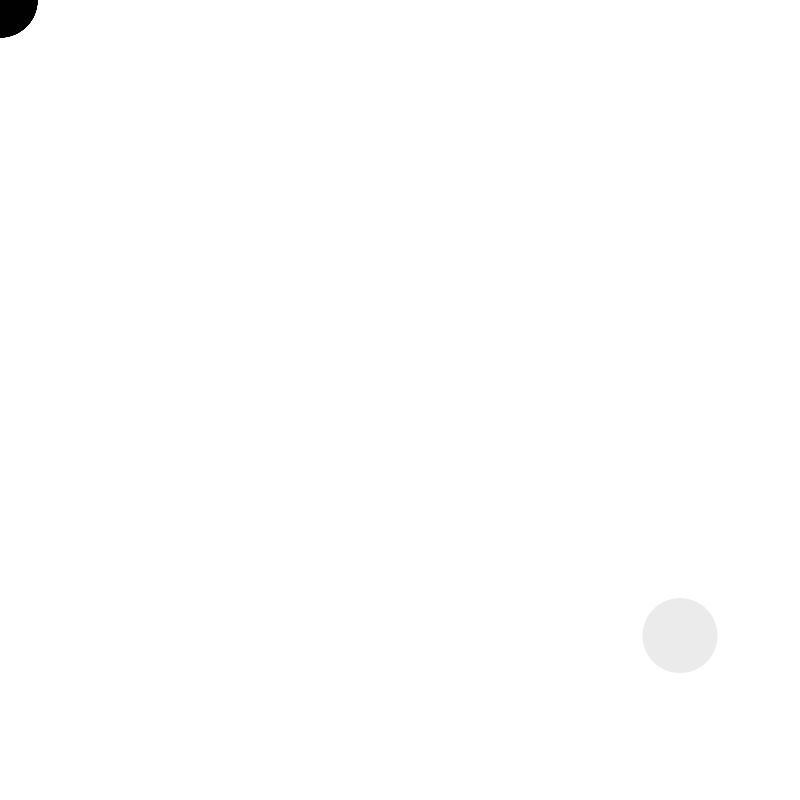
Frame 1 (no input)
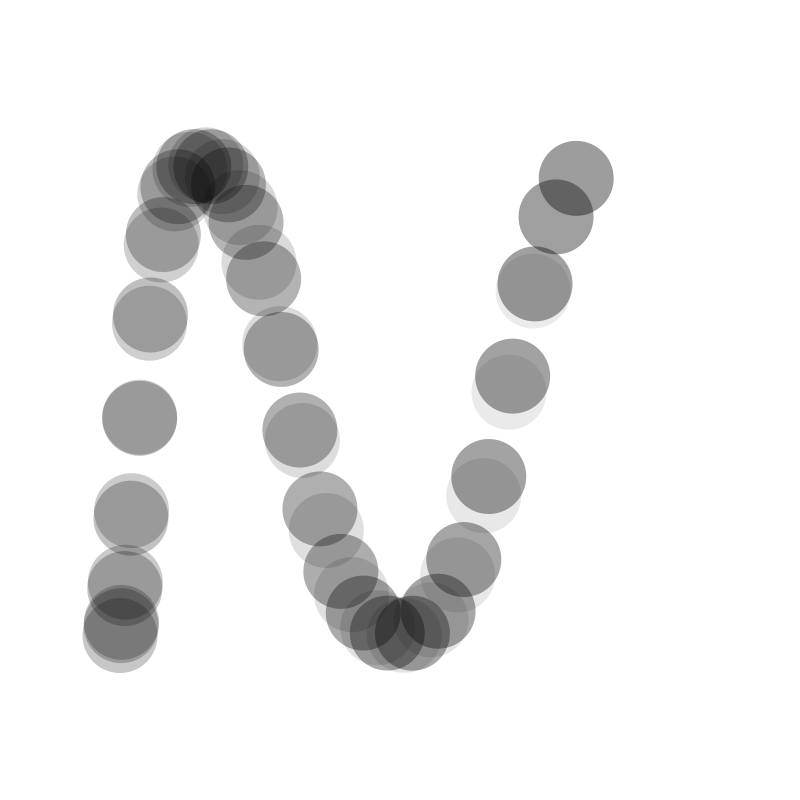
Frame 60 (the mouse pressed at the canvas centre just before this capture)
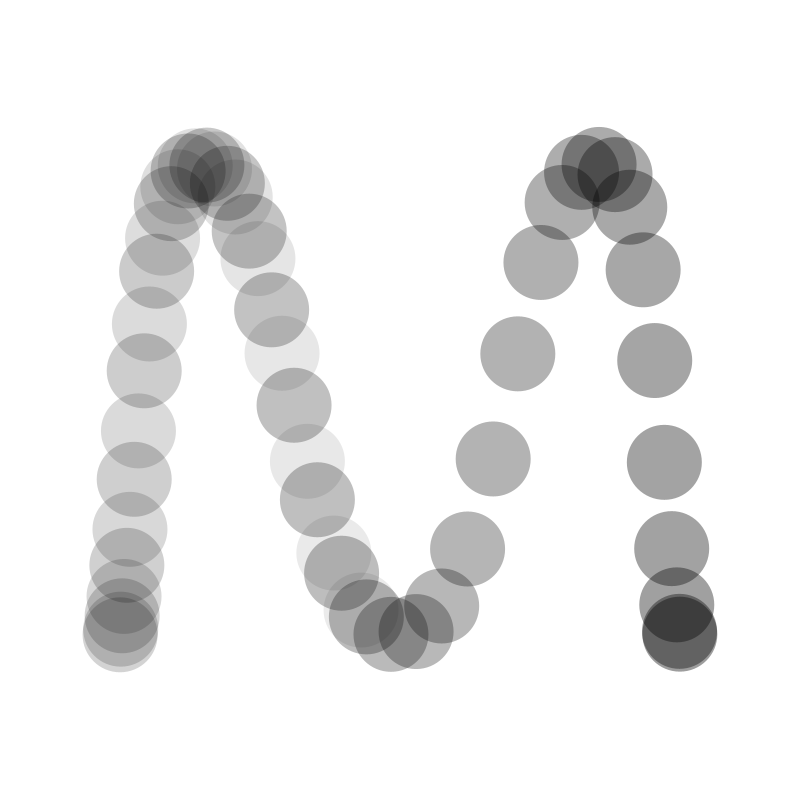
Frame 120 (the mouse held since frame 60 and released just before this capture)

The Processing sketch that drew these frames (run headless with seeded random() and noise(); from frame 60 on, the mouse is pressed at the canvas centre):

// Processing sketch: snake_array_polar
// ── snake_array_polar.pde
float[] x, y, sample;
float noise_val = 0;
void setup() {
  size(800, 800);
  x = new float[50];
  y= new float[50];
  for (int i = 0; i < x.length; i++) {
    x[i] = 0;
    y[i] = 0;
  }
}

void draw() {
  background(255);
  shiftArray(x);
  shiftArray(y);
  x[0] = map(cos(noise_val), -1, 1, (3*width)/20, (17*width)/20);
  y[0] = map(sin(cos(4 * noise_val)), -1, 1, (3*height)/20, (17*height)/20);
  drawAllPoints();
  noise_val+=.1 * cos(noise(noise_val));
}

void drawAllPoints() {
  noStroke();
  for (int i = x.length-1; i >= 0; i--) {
    //fill(map(i, 0, x.length, 0, 255), 
    //  map(x[i], 0, width, 0, 255), 
    //  map(y[i], 0, height, 0, 255), 
    //  map(i, 0, x.length, 0, 255));
    fill(0, map(i, 0, x.length, 20, 100));
    ellipse(x[i], y[i], 75, 75);
  }
}

void shiftArray(float[] arr) {
  for (int i = arr.length-1; i > 0; i--) {
    arr[i] = arr[i-1];
  }
}
